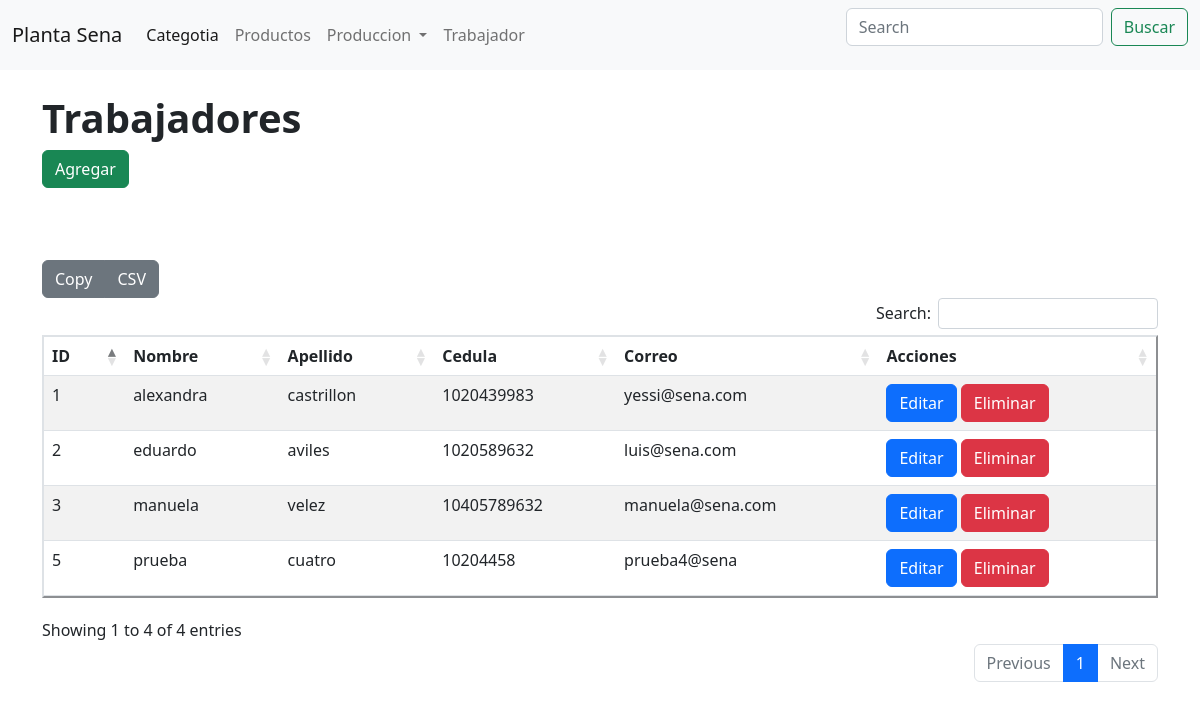
Page /planta/trabajadores/ on the committed database.
### planta/models.py (models this page shows, shortened)
class Trabajador(models.Model):
    cedula = models.IntegerField(unique= True)
    nombre = models.CharField(max_length=100)
    apellido=models.CharField(max_length=100)
    correo= models.EmailField(max_length=250,null=True,blank= True)

### planta/views.py (the view)
# urls.py: path('trabajadores/',views.listarTrabajador, name="listarTrabajador"),
def listarTrabajador (request):
    q = Trabajador.objects.all() #DICCIONARIO CON LOS DATOS DE TRABAJADOR
    context = {"datos":q}
    return render(request, 'planta/trabajador/listar_trabajador.html',context)

### planta/templates/planta/trabajador/listar_trabajador.html (shortened to what this page needs)
{%extends "planta/base.html"%} {%load static%} {%block titulo%} Trabajadores {%endblock%} {%block contenedor%}
<h1><b>Trabajadores</b></h1>
<button class="btn btn-success"><a class="navbar-brand" href="{% url 'planta:formularioTrabajador' 0%}">Agregar</a></button>
{% if datos %}
<table class="table table-striped table-hover" border="2px" id="tableTrabajador">
    <thead>
        <tr>
            <th>ID</th>
            <th>Nombre</th>
            <th>Apellido</th>
            <th>Cedula</th>
            <th>Correo</th>
            <th>Acciones</th>
        </tr>
    </thead>
    {%for t in datos %}
    <tr>
        <td>{{t.id}}</td>
        <td>{{t.nombre}}</td>
        <td>{{t.apellido}}</td>
        <td>{{t.cedula}}</td>
        <td>{{t.correo}}</td>
        <td><button class="btn btn-primary" ><a style="text-decoration: none; color:white"href="{% url 'planta:formularioTrabajador' t.id %}">Editar</a></button>&nbsp;<button class="btn btn-danger"><a style="text-decoration: none; color:white"href="/planta/eliminarTrabajador/{{t.id}}">Eliminar</a></button></td>
    </tr>
    <br/> {% endfor %}
</table>
{% else %} no hay datos {% endif %} {%endblock contenedor%}

### rows in the picture
Trabajador: id "1", nombre "alexandra", apellido "castrillon", cedula "1020439983", correo "yessi@sena.com"
Trabajador: id "2", nombre "eduardo", apellido "aviles", cedula "1020589632", correo "luis@sena.com"
Trabajador: id "3", nombre "manuela", apellido "velez", cedula "10405789632", correo "manuela@sena.com"
Trabajador: id "5", nombre "prueba", apellido "cuatro", cedula "10204458", correo "prueba4@sena"
